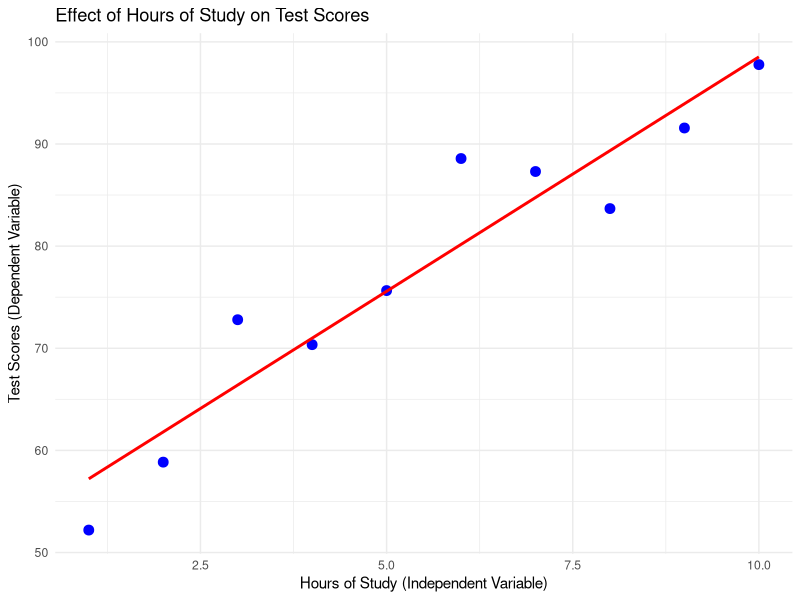
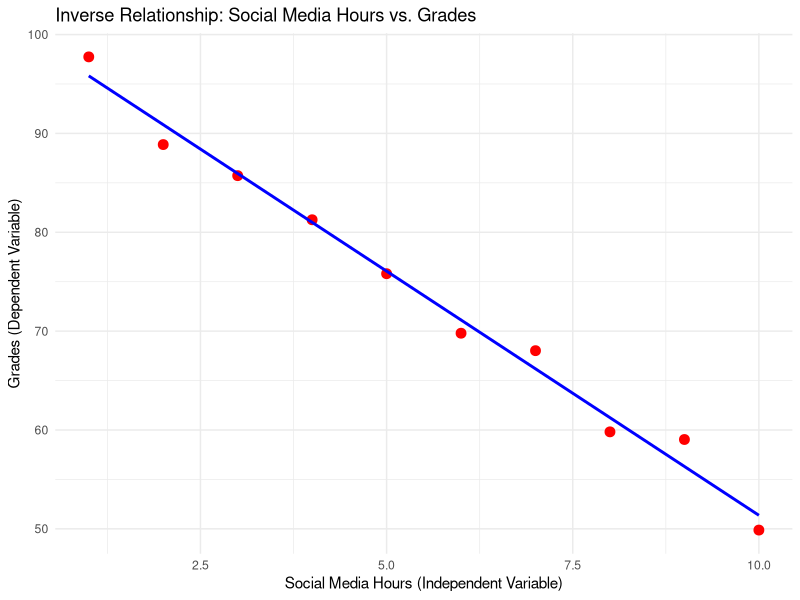
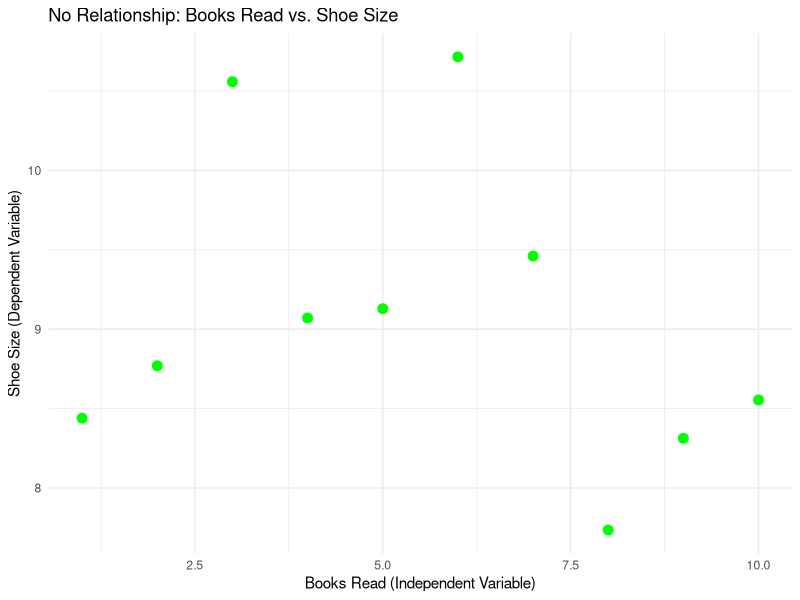
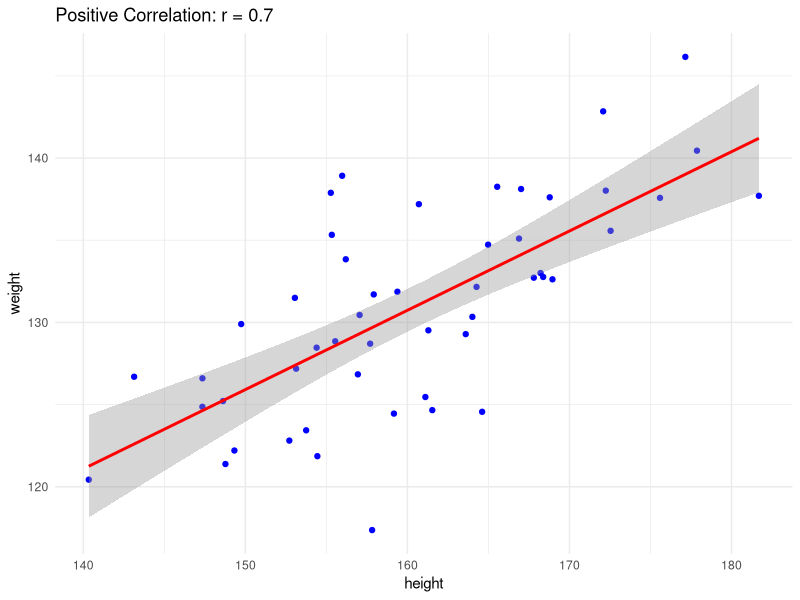
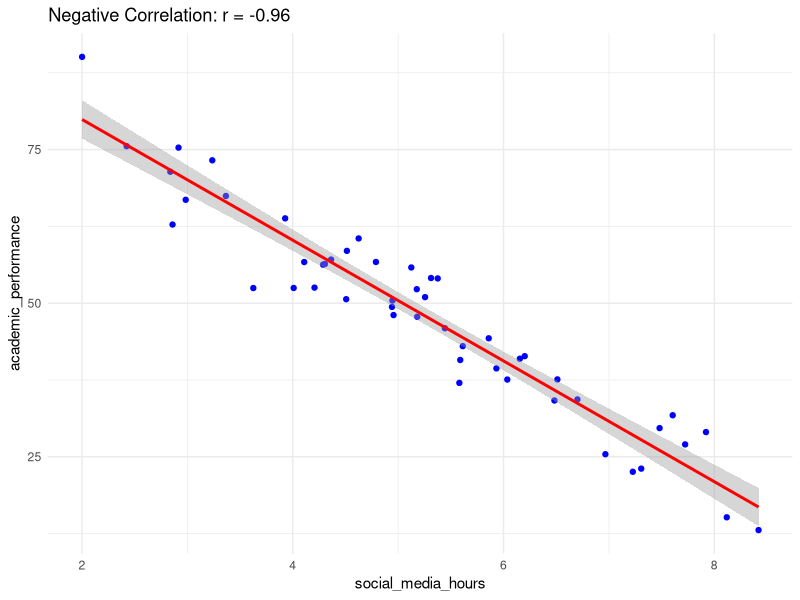
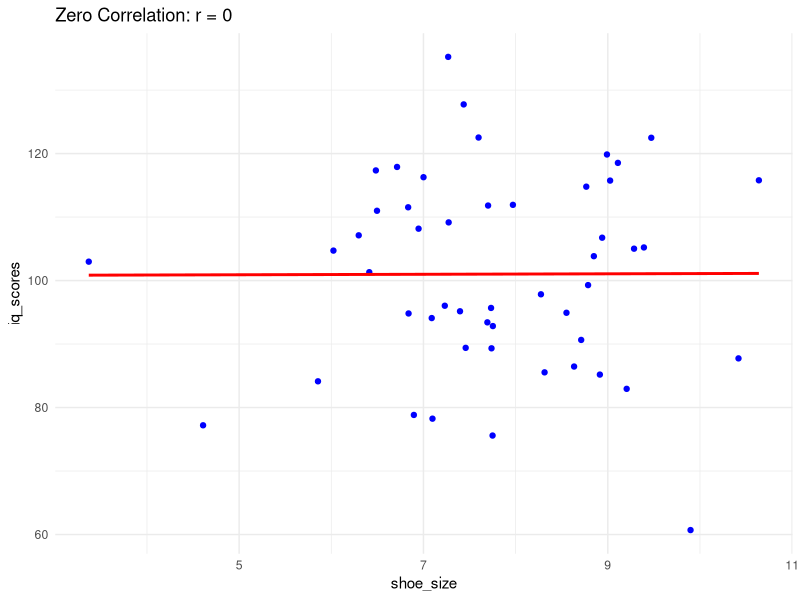

These figures' R source, in order:
## ---- chunk 1
# Simulate data
set.seed(123)
hours_of_study <- c(1, 2, 3, 4, 5, 6, 7, 8, 9, 10) # Independent Variable
test_scores <- 50 + 5 * hours_of_study + rnorm(10, mean = 0, sd = 5) # Dependent Variable

# Combine into a data frame
data <- data.frame(Hours = hours_of_study, Scores = test_scores)

# Visualize the relationship
library(ggplot2)

ggplot(data, aes(x = Hours, y = Scores)) +
  geom_point(color = "blue", size = 3) +
  geom_smooth(method = "lm", se = FALSE, color = "red") +
  labs(
    title = "Effect of Hours of Study on Test Scores",
    x = "Hours of Study (Independent Variable)",
    y = "Test Scores (Dependent Variable)"
  ) +
  theme_minimal()

## ---- chunk 2
# Simulate data
set.seed(42)
social_media_hours <- seq(1, 10, by = 1)  # Independent Variable
grades <- 100 - 5 * social_media_hours + rnorm(10, mean = 0, sd = 2)  # Dependent Variable

# Combine into a data frame
inverse_data <- data.frame(SocialMediaHours = social_media_hours, Grades = grades)

# Visualize the inverse relationship
library(ggplot2)

ggplot(inverse_data, aes(x = SocialMediaHours, y = Grades)) +
  geom_point(color = "red", size = 3) +
  geom_smooth(method = "lm", se = FALSE, color = "blue") +
  labs(
    title = "Inverse Relationship: Social Media Hours vs. Grades",
    x = "Social Media Hours (Independent Variable)",
    y = "Grades (Dependent Variable)"
  ) +
  theme_minimal()

## ---- chunk 3
# Simulate data
set.seed(123)
books_read <- seq(1, 10, by = 1)  # Independent Variable
shoe_size <- rnorm(10, mean = 9, sd = 1)  # Random data with no relation to books_read

# Combine into a data frame
no_relation_data <- data.frame(BooksRead = books_read, ShoeSize = shoe_size)

# Visualize the no-relation scenario
ggplot(no_relation_data, aes(x = BooksRead, y = ShoeSize)) +
  geom_point(color = "green", size = 3) +
  labs(
    title = "No Relationship: Books Read vs. Shoe Size",
    x = "Books Read (Independent Variable)",
    y = "Shoe Size (Dependent Variable)"
  ) +
  theme_minimal()

## ---- chunk 4
# Simulated data: Test scores of students
set.seed(123)
test_scores <- rnorm(30, mean = 72, sd = 5)

# Perform a one-sample t-test
t_test_result <- t.test(test_scores, mu = 70)

# Print the result
print(t_test_result)

## ---- chunk 5
# Simulated data
set.seed(456)
group_A <- rnorm(30, mean = 75, sd = 5)  # Tutored group
group_B <- rnorm(30, mean = 70, sd = 5)  # Non-tutored group

# Perform a two-sample t-test
two_sample_test <- t.test(group_A, group_B, alternative = "two.sided")

# Print the result
print(two_sample_test)

## ---- chunk 6
# Simulated data
gender <- c("Male", "Male", "Female", "Female", "Male", "Female", "Male", "Female")
beverage <- c("Tea", "Coffee", "Tea", "Coffee", "Coffee", "Tea", "Coffee", "Tea")

# Create a contingency table
table_data <- table(gender, beverage)

# Perform a chi-square test
chi_sq_test <- chisq.test(table_data)

# Print the result
print(chi_sq_test)

## ---- chunk 7
# Simulated data
set.seed(789)
fertilizer <- factor(rep(c("Fert1", "Fert2", "Fert3"), each = 10))
yield <- c(rnorm(10, mean = 50, sd = 5), rnorm(10, mean = 55, sd = 5), rnorm(10, mean = 60, sd = 5))

# Perform ANOVA
anova_result <- aov(yield ~ fertilizer)
summary(anova_result)

## ---- chunk 8
# Simulated data
set.seed(101)
hours_studied <- rnorm(50, mean = 5, sd = 2)
test_scores <- hours_studied * 10 + rnorm(50, mean = 50, sd = 10)

# Perform correlation test
cor_test <- cor.test(hours_studied, test_scores)

# Print the result
print(cor_test)

## ---- chunk 9
# Simulated data
set.seed(123)
height <- rnorm(50, mean = 160, sd = 10)  # Heights in cm
weight <- height * 0.5 + rnorm(50, mean = 50, sd = 5)  # Weights in kg

# Calculate correlation
correlation_positive <- cor(height, weight)

# Visualization
library(ggplot2)
ggplot(data.frame(height, weight), aes(x = height, y = weight)) +
  geom_point(color = "blue") +
  geom_smooth(method = "lm", color = "red") +
  ggtitle(paste("Positive Correlation: r =", round(correlation_positive, 2))) +
  theme_minimal()

## ---- chunk 10
# Simulated data
set.seed(456)
social_media_hours <- rnorm(50, mean = 5, sd = 1.5)
academic_performance <- 100 - (social_media_hours * 10) + rnorm(50, mean = 0, sd = 5)

# Calculate correlation
correlation_negative <- cor(social_media_hours, academic_performance)

# Visualization
ggplot(data.frame(social_media_hours, academic_performance), aes(x = social_media_hours, y = academic_performance)) +
  geom_point(color = "blue") +
  geom_smooth(method = "lm", color = "red") +
  ggtitle(paste("Negative Correlation: r =", round(correlation_negative, 2))) +
  theme_minimal()

## ---- chunk 11
# Simulated data
set.seed(789)
shoe_size <- rnorm(50, mean = 8, sd = 1.5)
iq_scores <- rnorm(50, mean = 100, sd = 15)

# Calculate correlation
correlation_zero <- cor(shoe_size, iq_scores)

# Visualization
ggplot(data.frame(shoe_size, iq_scores), aes(x = shoe_size, y = iq_scores)) +
  geom_point(color = "blue") +
  geom_smooth(method = "lm", color = "red", se = FALSE) +
  ggtitle(paste("Zero Correlation: r =", round(correlation_zero, 2))) +
  theme_minimal()

